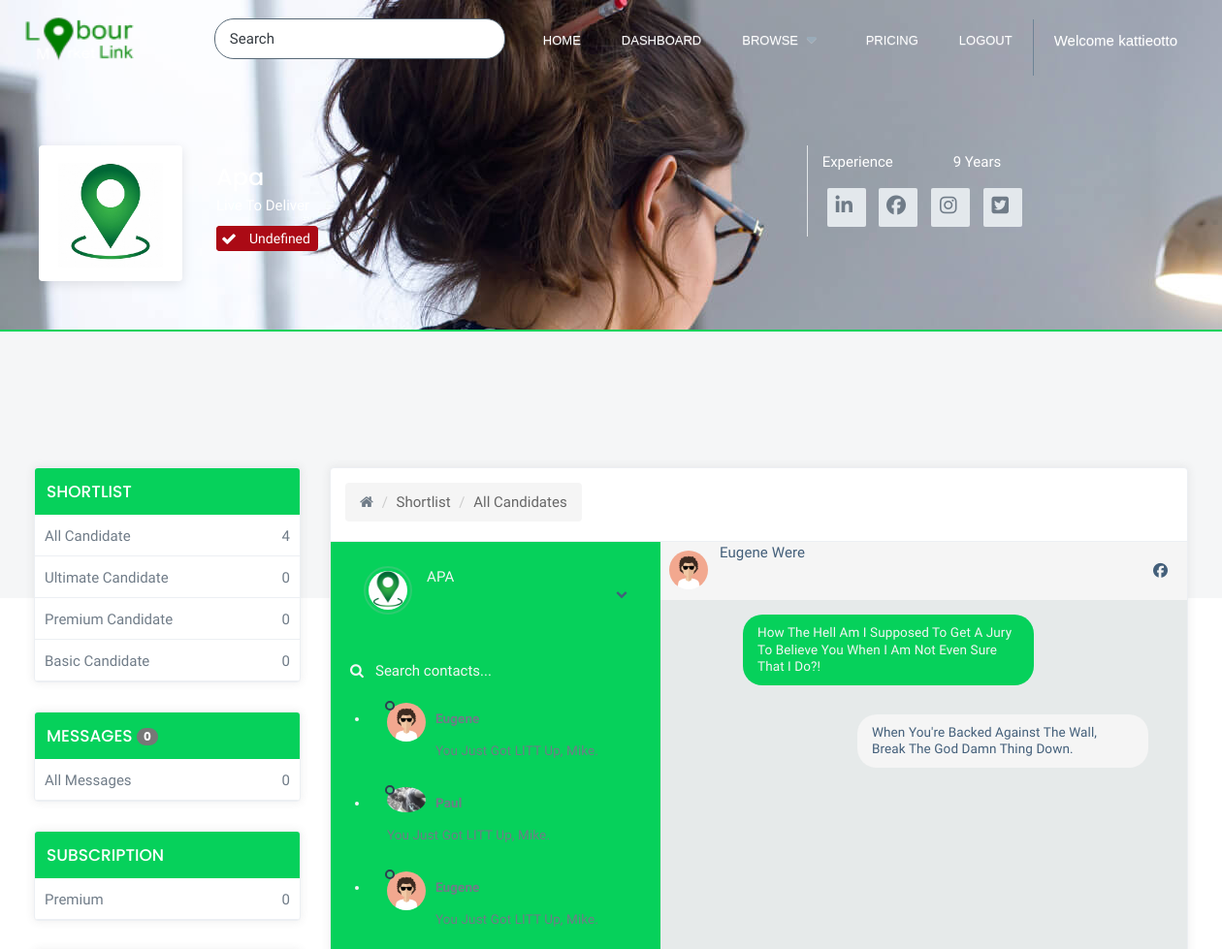
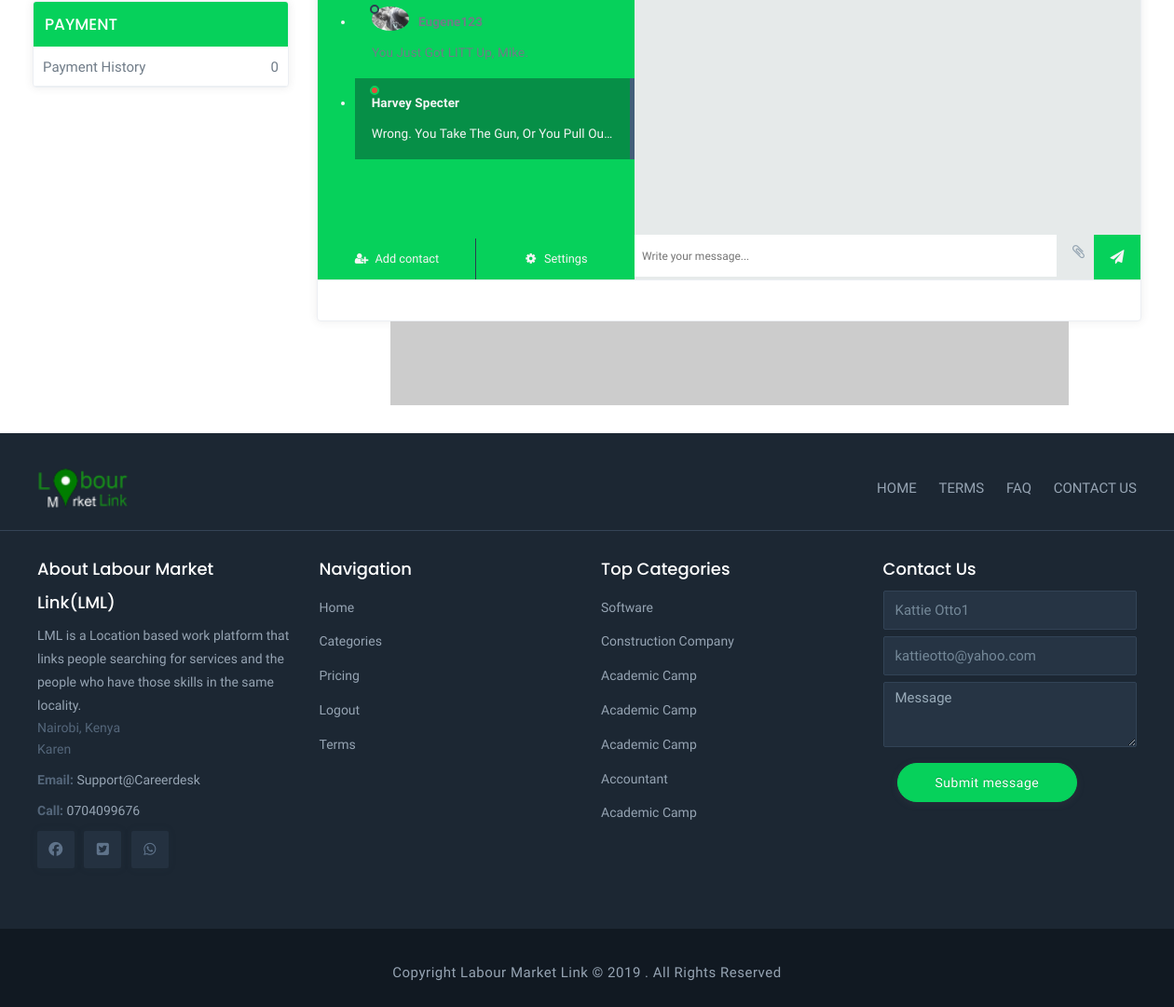
The page /lml/employerdash_message/ (signed in) on the database as committed earlier (2 pictures, top to bottom).
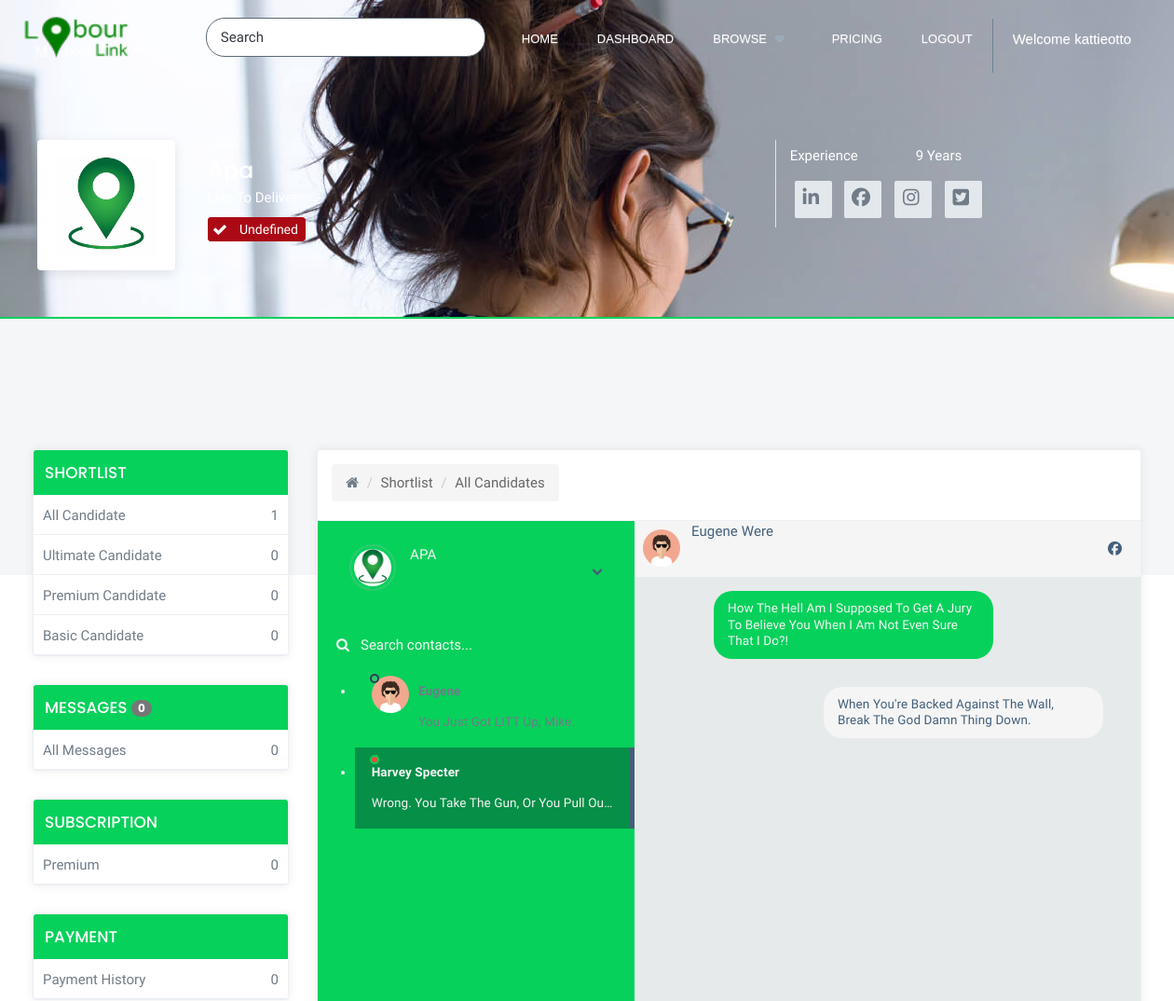
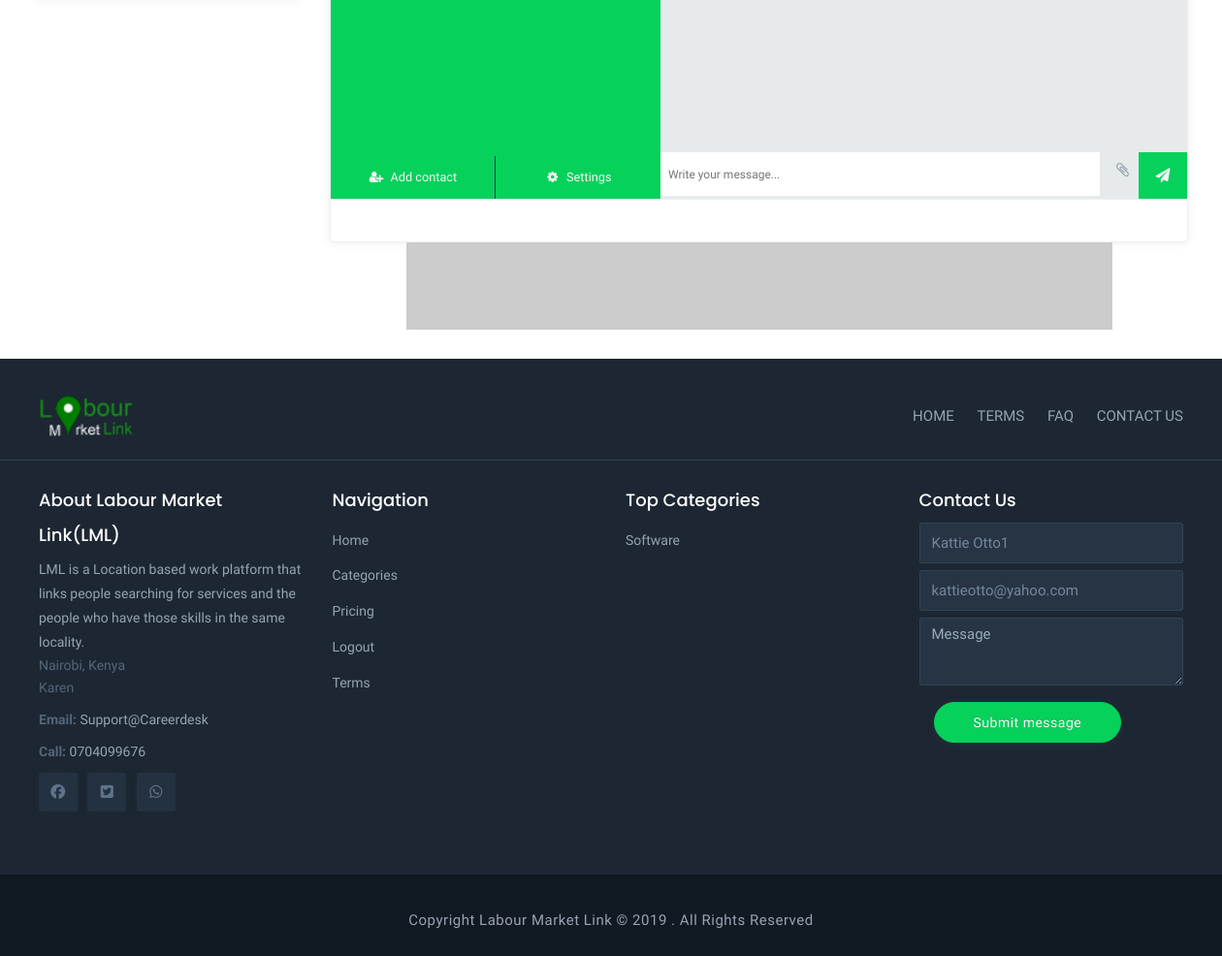
The same page on the database as committed later (2 pictures, top to bottom).
### lmlappadmin/models.py (models this page shows, shortened)
class CompanyShortlistCustomers(models.Model):
    company = models.ForeignKey(Company, on_delete=models.CASCADE)
    customer = models.ForeignKey(Customer, on_delete=models.CASCADE)
    created_at = models.DateTimeField(auto_now_add=True)
    updated_at = models.DateTimeField(auto_now=True)

class Customer(get_user_model()):
    profile_image = models.ImageField(max_length=200, upload_to='customerImages', null=True, blank=True)
    regpayment = models.ForeignKey(CustomerPayments, on_delete=models.CASCADE, null=True, blank=True)
    country = models.CharField(max_length=100,null=False, blank=False)
    county = models.ForeignKey(County, on_delete=models.CASCADE, null=False, blank=False)
    region = models.ForeignKey(Region, on_delete=models.CASCADE, null=False, blank=False)
    gender = models.CharField(max_length=100,null=False, blank=False)
    category = models.ForeignKey(Category, on_delete=models.CASCADE, max_length=200, null=False, blank=False)
    phone_number = models.CharField(max_length=20, null=False, blank=False)
    date_of_birth = models.DateField(default=datetime.datetime.now)
    landmark = models.CharField(max_length=100,null=True, blank=True)
    huduma_no = models.CharField(max_length=100,null=True, blank=True)
    job_type = models.CharField(max_length=200, null=False, blank=False)
    disability = models.TextField()
    marital_status = models.CharField(max_length=100,null=True, blank=True)
    created_at = models.DateTimeField(auto_now_add=True)
    updated_at = models.DateTimeField(auto_now=True)
    biography = models.TextField()
    PERSONNEL_STATUS = {
        ('NEWBIE', 'Newbie'),
        ('REGISTERED_CONFIRMED', 'Registerd_confirmed'),
        ('DEACTIVATED', 'Deactivated'),
    }
    status = models.CharField(choices=PERSONNEL_STATUS, default='NEWBIE', max_length=200, null=False, blank=False)
    RANK_STATUS = {
        ('BASIC', 'Basic'),
        ('PREMIUM', 'Premium'),
        ('ULTIMATE', 'Ultimate'),
    }
    rank_status = models.CharField(choices=RANK_STATUS, default='BASIC', max_length=200, null=False, blank=False)
    DISABILITY_STATUS=[
        ('DISABLED','Disabled'),
        ('NOT_DISABLED','Not_Disabled')
    ]
    disability_status =models.CharField(choices=DISABILITY_STATUS, default='NOT_DISABLED', max_length=200, null=False, blank=False)
    class Meta:
        verbose_name = 'Customer'
        verbose_name_plural = 'Customers'

class Category(models.Model):
    category = models.CharField(max_length=200, null=False, blank=False)
    c_parent = models.ForeignKey('Category', related_name='job_category', on_delete=models.CASCADE, max_length=200, null=True, blank=True)
    created_at = models.DateTimeField(auto_now_add=True)
    updated_at = models.DateTimeField(auto_now=True)
    def __str__(self):
        return '%s' % (self.category)

### lmlapp/views.py (the view)
# urls.py: path('employerdash_message/',views.employer_dash_message, name='employer_dash_message'),
def employer_dash_message(request):
    user = request.user.id
    company = Company.objects.filter(user_ptr_id=user).first()
    social = CompanySocialAccount.objects.filter(company=company).first()
    customers = CompanyShortlistCustomers.objects.filter(company=company)
    context={
        'company': company,
        'social': social,
        'customers':customers,
    }
    return render(request, 'normal/dashboard/employeer-message-chat.html', context)

### lmlapp/templatetags/call_methods.py (called while the page is built)
@register.filter(name='logged_in_company')
def logged_in_company(user):
    user_id = user.id
    company = Company.objects.filter(user_ptr_id=user_id).first()
    if company is not None:
        return company
    else:
        return False

@register.filter(name='logged_in_customer')
def logged_in_customer(user):
    user_id = user.id
    customer = Customer.objects.filter(user_ptr_id=user_id).first()
    if customer is not None:
        return customer
    else:
        return False

@register.filter(name='make_safe')
def make_safe(source):
    source = source.replace('/', '____')
    return "%s" %source

@register.filter(name='company_experience_years')
def company_experience_years(company_id):
    company = Company.objects.filter(id=int(company_id)).first()
    datex = company.date_created
    todayz = date.today()
    diff = todayz - datex
    if diff.days > 365:
        day = str(int(diff.days/365)) + str(' Years')
        return day
    elif diff.days < 365:
        day = str(int(diff.days/30)) + str(' Monthes')
        return day
    else:
        return 0

### lmlapp/templates/normal/dashboard/employeer-message-chat.html (shortened to what the changed rows need)
{% extends 'normal/layout/homelayout.html' %}
{% load static %}
{% load call_methods %}
{% block links %}
    <link rel="stylesheet" href="{% static 'assets/css/chatpannel.css' %}">
    <link rel="stylesheet" href="{% static 'assets/css/messagelayoutcss.css' %}">
<link rel='stylesheet prefetch' href='https://cdnjs.cloudflare.com/ajax/libs/meyer-reset/2.0/reset.min.css'><link rel='stylesheet prefetch' href='https://cdnjs.cloudflare.com/ajax/libs/font-awesome/4.6.2/css/font-awesome.min.css'>
{% endblock links %}
{% block content %}
    <section class="brows-job-category gray-bg">
        <div class="" style="padding: 60px 20px;">
            <div class="col-md-3 col-sm-12">
                <div class="sidebar right-sidebar">
                   <div class="side-widget">
                        <h2 class="side-widget-title">ShortList</h2>
                        <div class="widget-text padd-0">
                            <ul>
                                <li><a href="{% url 'LML:employer_dash' %}">
                                    All Candidate
                                    <span class="pull-right">{{customers.count}}</span></a>
                                </li>
                            </ul>
                        </div>
                   </div>
                   <div class="side-widget">
                        <h2 class="side-widget-title">Messages <span class="badge badge-danger badge-pill">0</span></h2>
                   </div>
                   <div class="side-widget">
                        <h2 class="side-widget-title">Subscription</h2>
                   </div>
                   <div class="side-widget">
                        <h2 class="side-widget-title">Payment</h2>
                   </div>
                </div>
            </div>
            <div class="col-md-9 col-sm-12 " style="margin-bottom: 30px;">
                <div class="full-card">
                    <div class="card-body" style="padding-top: 0;">
                        <article class="advance-search-job" style="padding: 0;">
                            <div class="row no-mrg">
                                <div id="frame">
                                        <div id="sidepanel">
                                        <div id="contacts">
                                            <ul>
                                                {% for customer in customers %}
                                                    <li class="contact" >
                                                        <a data-toggle="collapse" href="#collapseExample{{ customer.id }}" role="button" aria-expanded="false" aria-controls="collapseExample">
                                                            <div class="wrap">
                                                                <span class="contact-status online"></span>
                                                                <img src="{{customer.customer.profile_image.url }}" alt="" />
                                                                <div class="meta">
                                                                    <p class="name">{{ customer.customer.first_name }}</p>
                                                                    <p class="preview">You just got LITT up, Mike.</p>
                                                                </div>
                                                            </div>
                                                        </a>
                                                    </li>
                                                {% endfor %}
                                            </ul>
                                        </div>
                                    </div>
                                    {% for customer in customers %}
                                        <div class="collapse content {% if forloop.first %} show {% endif %}" id="collapseExample{{ customer.id }}">
                                            <div class="contact-profile">
                                                <img src="{{customer.customer.profile_image.url}}" alt="" />
                                                <p class="text-capitalize">{{customer.customer.first_name}} {{ customer.customer.last_name }}</p>
                                                <div class="social-media">
                                                    <i class="fa fa-facebook" aria-hidden="true"></i>
                                                </div>
                                            </div>
                                            <div class="messages" >
                                                <ul id="message{{ customer.customer.id}}">
                                                    <li class="sent">
                                                        <p>How the hell am I supposed to get a jury to believe you when I am not even sure that I do?!</p>
                                                    </li>
                                                    <li class="replies">
                                                        <p>When you're backed against the wall, break the god damn thing down.</p>
                                                    </li>
                                                </ul>
                                            </div>
                                            <div class="message-input">
                                                <div class="wrap">
                                                <input type="text" id="chat-message-input{{ customer.customer.id }}" placeholder="Write your message..." />
                                                <i class="fa fa-paperclip attachment" aria-hidden="true"></i>
                                                <button class="submit" id="chat-message-submit{{ customer.customer.id }}"><i class="fa fa-paper-plane" aria-hidden="true"></i></button>
                                                </div>
                                            </div>
                                        </div>
                                    {% endfor %}
                                </div>
                            </div>
                        </article>
                    </div>
                </div>
            </div>
        </div>
    </section>
{% endblock content %}

### lmlapp/templates/normal/layout/homelayout.html (shortened to what the changed rows need)
<!doctype html>
{% load static %}
{% load call_methods %}
<html lang="en">
<head style="scroll-behavior: smooth;">
    <link rel="stylesheet" href="{% static 'assets/plugins/css/plugins.css' %}">
    <link href="{% static 'assets/css/style.css' %}" rel="stylesheet">
    <link type="text/css" rel="stylesheet" id="jssDefault" href="{% static 'assets/css/colors/blue.css' %}">
    <link rel="stylesheet" href="{% static 'assets/login/style.css' %}">
    <link rel="stylesheet" href="{% static 'assets/css/preloader/css/style.css' %}">
    {% block links %}{% endblock %}
    <link href="{% static 'assets/css/select2.css' %}" rel="stylesheet" />
    <link rel="stylesheet" href="https://cdnjs.cloudflare.com/ajax/libs/sweetalert/1.1.3/sweetalert.min.css">
</head>
<body {% comment %}class="animsition" {% endcomment %}style="scroll-behavior: smooth;">
    <div class="wrapper">
        {% block  content %}
        {% endblock content %}
        <footer class="footer">
            <div class="row no-padding">
                <div class="container">
                    <div class="col-md-3 col-sm-4">
                        <div class="footer-widget">
                            <div class="textwidget">
                                <ul class="footer-navigation">
                                    {% for category in request|top_customer_categories %}
                                        <li><a class="text-capitalize" href="#" title="">{{category.category}}</a></li>
                                    {% endfor %}
                                </ul>
                            </div>
                        </div>
                    </div>
                </div>
            </div>
        </footer>
        {% load sweetify %}
    </div>
</body>
</html>

Rows that differ between the two databases and show on the page:
removed CompanyShortlistCustomers: customer.profile_image (picture), shown under "PAYMENT"
removed CompanyShortlistCustomers: customer.profile_image (picture), shown under "PAYMENT"
removed CompanyShortlistCustomers: customer.profile_image (picture), shown under "PAYMENT"
removed Customer: category "Construction Company"
removed Customer: category "Academic Camp"
removed Customer: category "Academic Camp"
removed Customer: category "Academic Camp"
removed Customer: category "Accountant"
removed Customer: category "Academic Camp"
Other text that changed with them:
{{ customers.count }}: "4" → "1"
